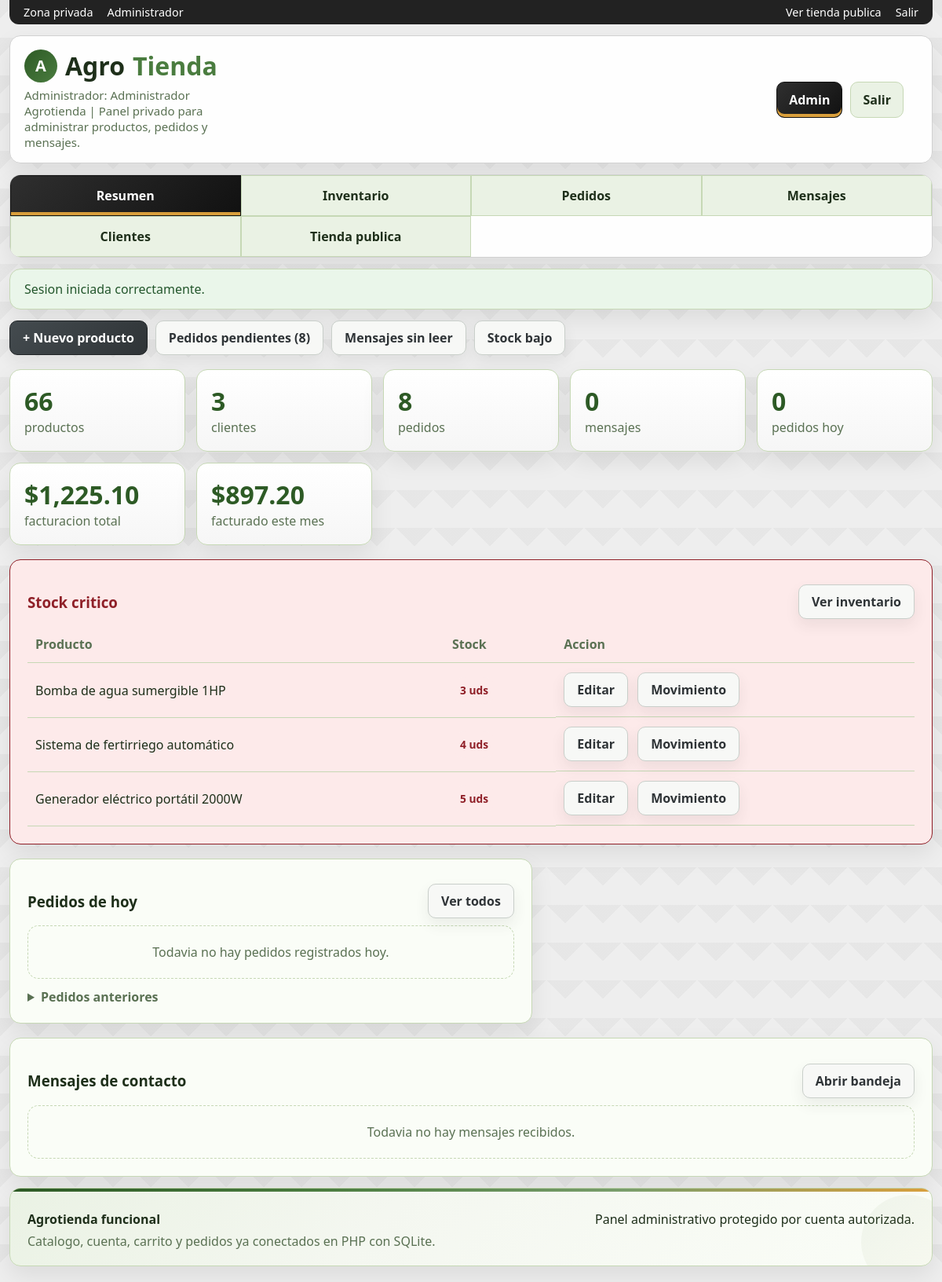
The page /admin.php (signed in) on the database as committed earlier.
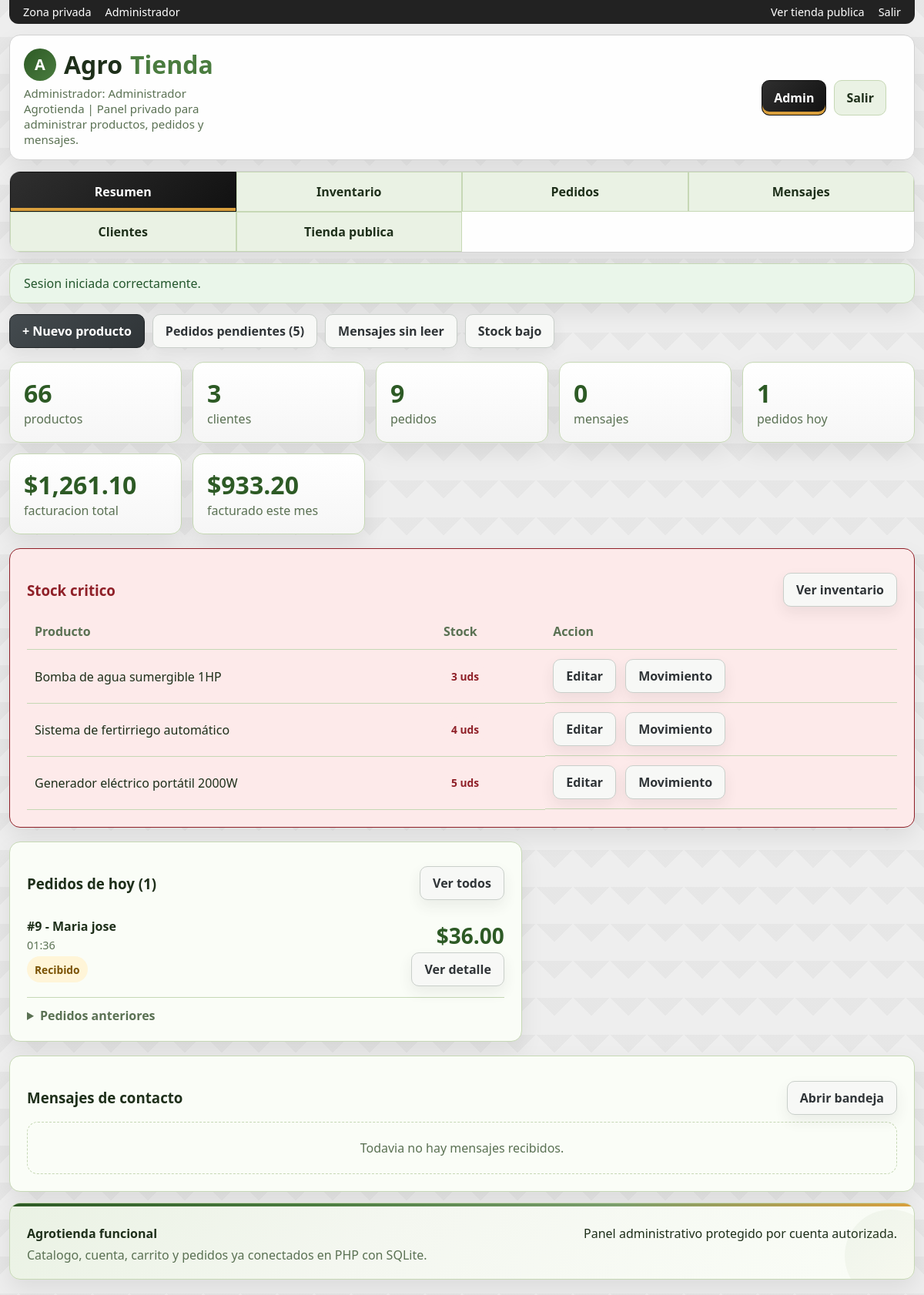
The same page on the database as committed later.
### tables this page shows
CREATE TABLE products (
            id INTEGER PRIMARY KEY AUTOINCREMENT,
            name TEXT NOT NULL,
            category TEXT NOT NULL,
            brand TEXT NOT NULL,
            price REAL NOT NULL,
            stock INTEGER NOT NULL DEFAULT 0,
            emoji TEXT NOT NULL DEFAULT "🌱",
            short_description TEXT NOT NULL,
            description TEXT NOT NULL
        , image_url TEXT NOT NULL DEFAULT "");

CREATE TABLE orders (
            id INTEGER PRIMARY KEY AUTOINCREMENT,
            user_id INTEGER NOT NULL,
            customer_name TEXT NOT NULL,
            customer_email TEXT NOT NULL,
            customer_phone TEXT NOT NULL,
            shipping_address TEXT NOT NULL,
            notes TEXT DEFAULT "",
            subtotal REAL NOT NULL,
            shipping REAL NOT NULL,
            total REAL NOT NULL,
            status TEXT NOT NULL DEFAULT "Pendiente",
            created_at TEXT NOT NULL, payment_method TEXT NOT NULL DEFAULT "Efectivo",
            FOREIGN KEY(user_id) REFERENCES users(id)
        );

### app/bootstrap.php (called while the page is built, shortened)
<?php
function db(): PDO
{
    static $pdo = null;
    if ($pdo instanceof PDO) {
        return $pdo;
    }
    $pdo = new PDO('sqlite:' . DB_PATH);
    $pdo->setAttribute(PDO::ATTR_ERRMODE, PDO::ERRMODE_EXCEPTION);
    $pdo->setAttribute(PDO::ATTR_DEFAULT_FETCH_MODE, PDO::FETCH_ASSOC);
    $pdo->exec('PRAGMA foreign_keys = ON');
    return $pdo;
}
function money(float $value): string
{
    return '$' . number_format($value, 2);
}
function e(string $value): string
{
    return htmlspecialchars($value, ENT_QUOTES, 'UTF-8');
}
function ordersToday(): array
{
    $stmt = db()->prepare(
        "SELECT * FROM orders WHERE strftime('%Y-%m-%d', created_at) = strftime('%Y-%m-%d', 'now') ORDER BY id DESC"
    );
    $stmt->execute();
    return $stmt->fetchAll();
}
function lowStockProducts(int $threshold = 5): array
{
    $stmt = db()->prepare('SELECT * FROM products WHERE stock > 0 AND stock <= :threshold ORDER BY stock ASC');
    $stmt->bindValue(':threshold', $threshold, PDO::PARAM_INT);
    $stmt->execute();
    return $stmt->fetchAll();
}
function pendingOrdersCount(): int
{
    return (int) db()->query("SELECT COUNT(*) FROM orders WHERE status = 'Recibido'")->fetchColumn();
}
function revenueThisMonth(): float
{
    $stmt = db()->prepare(
        "SELECT COALESCE(SUM(total), 0) FROM orders
         WHERE strftime('%Y-%m', created_at) = strftime('%Y-%m', 'now')"
    );
    $stmt->execute();
    return (float) $stmt->fetchColumn();
}
function dashboardStats(): array
{
    $pdo = db();
    return [
        'products' => (int) $pdo->query('SELECT COUNT(*) FROM products')->fetchColumn(),
        'customers' => (int) $pdo->query("SELECT COUNT(*) FROM users WHERE role = 'customer'")->fetchColumn(),
        'orders' => (int) $pdo->query('SELECT COUNT(*) FROM orders')->fetchColumn(),
        'messages' => (int) $pdo->query('SELECT COUNT(*) FROM contact_messages')->fetchColumn(),
        'revenue' => (float) $pdo->query('SELECT COALESCE(SUM(total), 0) FROM orders')->fetchColumn(),
    ];
}

### admin.php (the view, shortened to what the changed rows need)
<?php
require_once __DIR__ . '/app/layout.php';
$stats = dashboardStats();
$ordersToday = ordersToday();
$recentOrders = db()->query("SELECT * FROM orders WHERE strftime('%Y-%m-%d', created_at) < strftime('%Y-%m-%d', 'now', '-1 day') ORDER BY id DESC LIMIT 5")->fetchAll();
$criticalStock = lowStockProducts(5);
$pendingCount = pendingOrdersCount();
$monthRevenue = revenueThisMonth();
$statusClasses = [
    'Recibido' => 'warning',
    'Preparando' => 'warning',
    'Enviado' => 'success',
    'Entregado' => 'success',
    'Cancelado' => 'danger',
];
?>
<section class="toolbar">
  <a class="btn primary" href="admin_products.php">+ Nuevo producto</a>
  <a class="btn" href="admin_orders.php?status=Recibido">Pedidos pendientes <?= $pendingCount > 0 ? '(' . $pendingCount . ')' : '' ?></a>
  <a class="btn" href="admin_messages.php?status=Nuevo">Mensajes sin leer</a>
  <a class="btn" href="admin_inventory.php?filter=low">Stock bajo</a>
</section>
<section class="stats">
  <a class="stat" href="admin_orders.php">
    <strong><?= (int) $stats['orders'] ?></strong>
    <span class="muted">pedidos</span>
  </a>
  <a class="stat" href="admin_orders.php">
    <strong><?= count($ordersToday) ?></strong>
    <span class="muted">pedidos hoy</span>
  </a>
  <a class="stat" href="admin_orders.php">
    <strong><?= money($stats['revenue']) ?></strong>
    <span class="muted">facturacion total</span>
  </a>
  <a class="stat" href="admin_orders.php">
    <strong><?= money($monthRevenue) ?></strong>
    <span class="muted">facturado este mes</span>
  </a>
</section>
<?php if ($criticalStock): ?>
  <section class="card stock-alert">
    <div class="table-wrap">
      <table>
        <thead>
          <tr>
            <th>Producto</th>
            <th>Stock</th>
            <th>Accion</th>
          </tr>
        </thead>
        <tbody>
          <?php foreach ($criticalStock as $item): ?>
            <tr>
              <td><?= e($item['name']) ?></td>
              <td><span class="status-pill danger"><?= (int) $item['stock'] ?> uds</span></td>
              <td class="table-actions">
                <a class="btn" href="admin_products.php?id=<?= (int) $item['id'] ?>">Editar</a>
                <a class="btn" href="admin_inventory.php">Movimiento</a>
              </td>
            </tr>
          <?php endforeach; ?>
        </tbody>
      </table>
    </div>
  </section>
<?php endif; ?>
<section class="split">
  <article class="card">
    <div class="line">
      <h3>Pedidos de hoy <?= count($ordersToday) > 0 ? '(' . count($ordersToday) . ')' : '' ?></h3>
      <a class="btn" href="admin_orders.php">Ver todos</a>
    </div>
    <?php if (!$ordersToday): ?>
      <div class="empty">Todavia no hay pedidos registrados hoy.</div>
    <?php else: ?>
      <?php foreach ($ordersToday as $order): ?>
        <div class="list-item">
          <div class="line">
            <div>
              <strong>#<?= (int) $order['id'] ?> - <?= e($order['customer_name']) ?></strong>
              <span class="table-subtext"><?= e(date('H:i', strtotime($order['created_at']))) ?></span>
            </div>
            <span class="price"><?= money((float) $order['total']) ?></span>
          </div>
          <div class="line">
            <span class="status-pill <?= e($statusClasses[$order['status']] ?? 'warning') ?>"><?= e($order['status']) ?></span>
            <a class="btn" href="order.php?id=<?= (int) $order['id'] ?>">Ver detalle</a>
          </div>
        </div>
      <?php endforeach; ?>
    <?php endif; ?>
    <?php if ($recentOrders): ?>
      <details style="margin-top:12px;">
        <summary style="cursor:pointer;font-weight:700;color:var(--muted);">Pedidos anteriores</summary>
      </details>
    <?php endif; ?>
  </article>
</section>

Rows that differ between the two databases and show on the page:
added orders: id "9", customer_name "Maria jose", created_at "01:36", total "$36.00", status "Recibido"
Other text that changed with them:
$pendingCount: "8" → "5"
$stats['orders']: "8" → "9"
count($ordersToday): "0" → "1"
money($stats['revenue']): "$1,225.10" → "$1,261.10"
money($monthRevenue): "$897.20" → "$933.20"
count($ordersToday): (not shown) → "1"
text no longer shown: "Todavia no hay pedidos registrados hoy."
